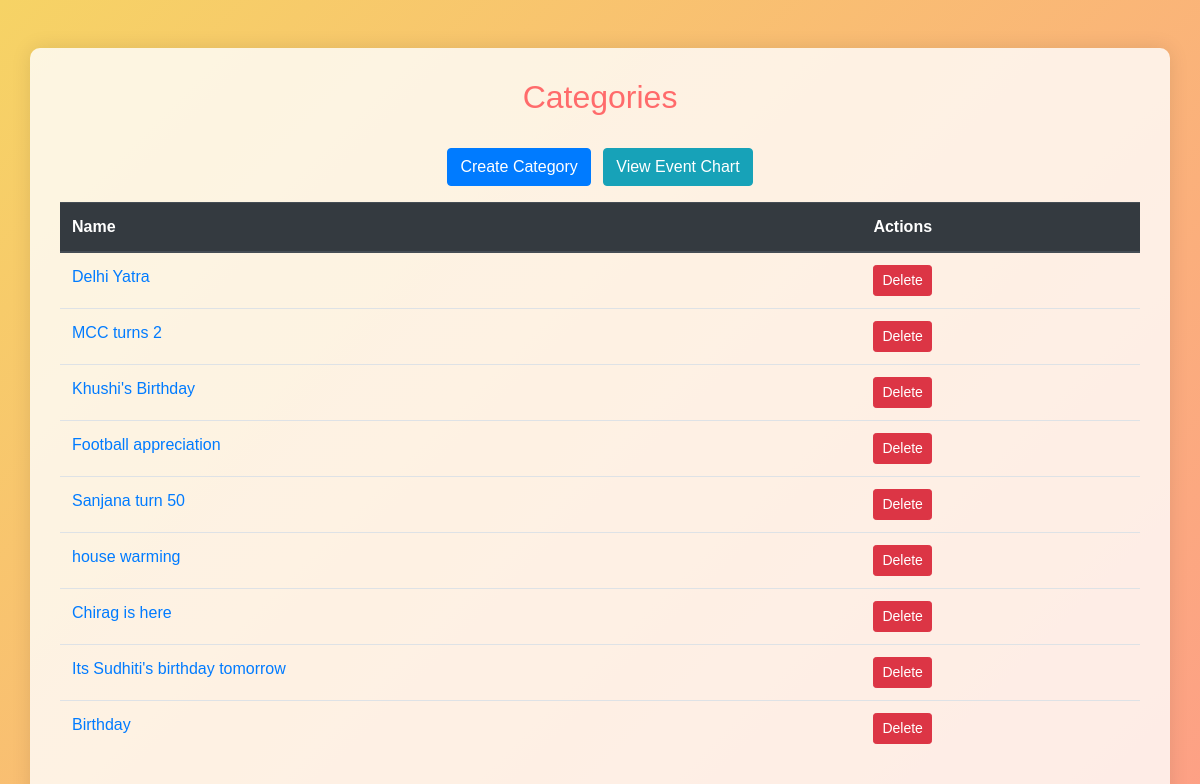
Page /categories/ on the committed database.
### event_management_system_app/models.py (models this page shows, shortened)
class Category(models.Model):
	name = models.CharField(max_length=100)
	cover_image = models.ImageField(upload_to='category_covers/', null=True, blank=True)

### event_management_system_app/views.py (the view)
# urls.py: path('categories/', views.category_list, name='category_list'),
def category_list(request):
	categories = Category.objects.all()
	return render(request, 'event_management_system_app/category_list.html', {'categories': categories})

### event_management_system_app/templates/event_management_system_app/category_list.html (shortened to what this page needs)
<!DOCTYPE html>
<html lang="en">
<head>
    <link rel="stylesheet" href="https://maxcdn.bootstrapcdn.com/bootstrap/4.5.2/css/bootstrap.min.css" />
    <link href="https://cdnjs.cloudflare.com/ajax/libs/font-awesome/5.15.3/css/all.min.css" rel="stylesheet">
</head>
<body>
    <div class="container mt-5">
        <div class="text-center">
            <h2>Categories</h2>
        </div>
        <br>
        <div class="text-center mb-3">
            <a href="{% url 'create_category' %}" class="btn btn-primary">Create Category</a>
            <a href="{% url 'event_chart' %}" class="btn btn-info ml-2">View Event Chart</a>
        </div>
        <table class="table table-hover">
            <thead class="thead-dark">
                <tr>
                    <th>Name</th>
                    <th>Actions</th>
                </tr>
            </thead>
            <tbody>
                {% for category in categories %}
                    <tr>
                        <td>
                            <a href="{% url 'category_events' category.id %}" style="color: #007bff;">{{ category.name }}</a>
                        </td>
                        <td>
                            <form method="post" action="{% url 'delete_category' category.id %}" style="display: inline;">
                                <button type="submit" class="btn btn-danger btn-sm">Delete</button>
                            </form>
                        </td>
                    </tr>
                {% endfor %}
            </tbody>
        </table>
    </div>
</body>
</html>

### event_management_system_app/templates/event_management_system_app/category_list.html (style rules this page uses)
body { background: linear-gradient(135deg, #f6d365 0%, #fda085 100%); font-family: 'Arial', sans-serif; color: #fff; }
.container { background: rgba(255, 255, 255, 0.8); padding: 30px; border-radius: 10px; box-shadow: 0 0 20px rgba(0, 0, 0, 0.1); }
h2 { color: #ff6b6b; animation: fadeInDown 1s ease-out; }
.btn-primary, .btn-info, .btn-danger { transition: background-color 0.3s ease, transform 0.3s ease; }
.table th, .table td { animation: fadeInUp 1s ease-out; color: #333; }

### rows in the picture
Category: name "Delhi Yatra"
Category: name "MCC turns 2"
Category: name "Khushi's Birthday"
Category: name "Football appreciation"
Category: name "Sanjana turn 50"
Category: name "house warming"
Category: name "Chirag is here"
Category: name "Its Sudhiti's birthday tomorrow"
Category: name "Birthday"
